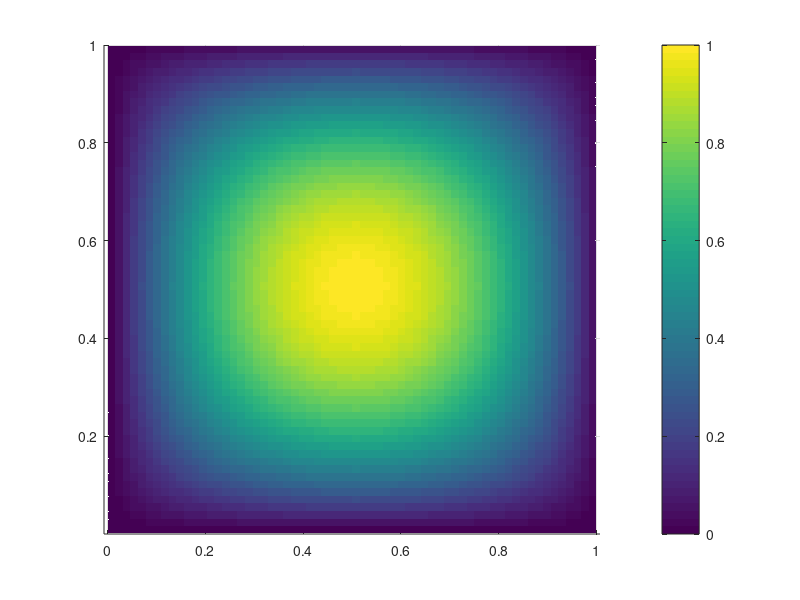

MATLAB code for this plot: (Note: this script raises an error after producing the figure.)
clear all
close all

%% Domaine 1

%figure(1)
x = linspace(0,1,65);
y = linspace(0,1,65);
[X,Y] = meshgrid(x,y);
% tri = delaunay(X,Y);
% trimesh(tri,X,Y, 'k', 'linewidth',2)
% axis equal
% 
% xlabel(['X'], FontSize=22)
% ylabel(['Y'], FontSize=22)
% title('Maillage pour le domaine 1', FontSize=22)

u = @(X,Y, numex) 16*X.*Y.*(1-Y).*(1-X) * (numex == 1) +  sin(pi*X).*sin(pi*Y) * (numex == 2) ...
    + cos(pi*X).*cos(pi*Y) * (numex == 3) ;


for i = 1:3
    numex = i;
    figure(1+i)
    surf(X,Y,u(X,Y, numex))
    colorbar   
    view([0 90])
    shading flat
    axis equal
    xlabel(['X'], FontSize=22)
    ylabel(['Y'], FontSize=22)
    title(['Solution pour le problème ',num2str(i),' Domaine 1'], FontSize=22)
end

%% Domaine 2


% figure(5)
% 
% [X,Y] = meshgrid(x,y);
% tri = delaunay(X,Y);
% trimesh(tri,X,Y, 'k', 'linewidth',2)
% axis equal
% xlabel(['X'], FontSize=22)
% ylabel(['Y'], FontSize=22)
% title('Maillage pour le domaine 1', FontSize=22)
% 
% u = @(X,Y, numex) 16*X.*Y.*(1-Y).*(1-X) * (numex == 1) +  sin(pi*X).*sin(pi*Y) * (numex == 2) ...
%     + cos(pi*X).*cos(pi*Y) * (numex == 3) ;
% 
% 
% for i = 1:3
%     numex = i;
%     figure(5+i)
%     surf(X,Y,u(X,Y, numex))
%     colorbar   
%     view([0 90])
%     axis equal
%     shading flat
%     xlabel(['X'], FontSize=22)
%     ylabel(['Y'], FontSize=22)
%     title(['Solution pour le problème ',num2str(i),' Domaine 2'], FontSize=22)
%end


%% Solution calculée 
i=0;
for d = 1:2
    for p = 1:3
        name = "./DossierFin/FichiersResultats/solCalc4"+num2str(d)+num2str(p)+".txt";
        data = load(name);

        taille = sqrt(length(data(:,3)));
        U = reshape(data(:,3),taille,taille);
        
        figure(10+i)
        i=i+1;
        surf(X,Y,U)
        colorbar   
        view([0 90])
        axis equal
        shading flat
        xlabel(['X'], FontSize=22)
        ylabel(['Y'], FontSize=22)
        title(['Solution pour le problème ',num2str(p),' Domaine ', num2str(d)], FontSize=22)
    end
end


% U = reshape(data(:,3),65,65);
% figure(9)
% surf(X,Y,abs(U-u(X,Y,1)))
% colorbar   
% view([0 90])
% axis equal
% shading flat
% xlabel(['X'], FontSize=22)
% ylabel(['Y'], FontSize=22)
% title(['Erreur ',num2str(i),' Domaine 2'], FontSize=22)